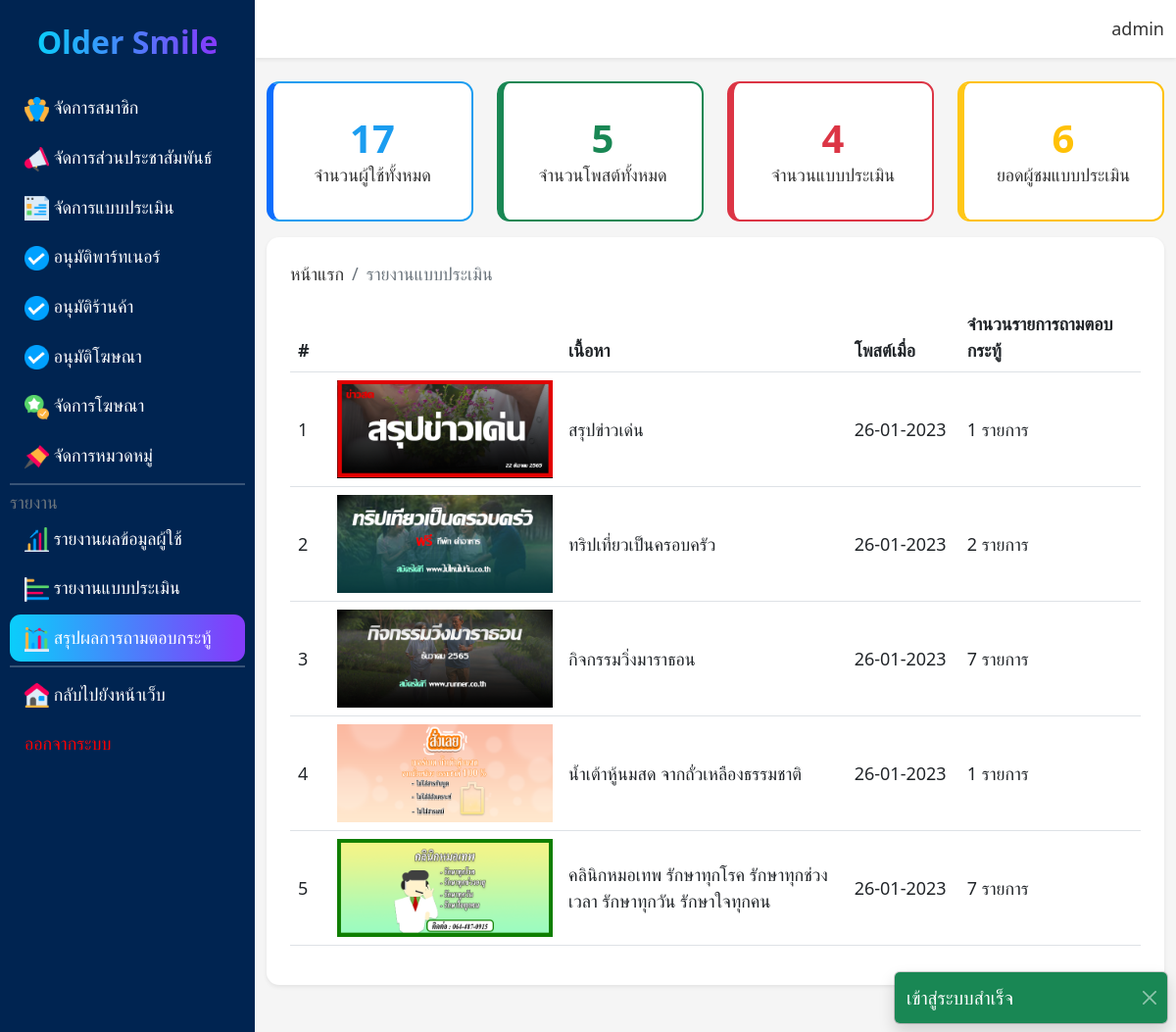
The app's page /admin/re_post.php (signed in) with its own data.
### tables this page shows
CREATE TABLE `comment` (
  `com_id` int(11) NOT NULL,
  `post_id` int(11) NOT NULL,
  `user_id` int(11) NOT NULL,
  `com_body` text NOT NULL,
  `com_created` varchar(30) NOT NULL
);

CREATE TABLE `post` (
  `post_id` int(11) NOT NULL,
  `user_id` int(11) NOT NULL,
  `cat_id` int(11) NOT NULL,
  `post_body` text NOT NULL,
  `post_media` varchar(60) NOT NULL,
  `post_created` varchar(30) NOT NULL
);

### admin/re_post.php (the view, shortened to what this page needs)
<?php
include('../conn.php');
$sql = "SELECT *, COUNT(c.com_id) AS count FROM post AS p LEFT JOIN comment AS c ON p.post_id = c.post_id GROUP BY p.post_id";
$query = mysqli_query($conn,$sql);
$sql1 = "SELECT * FROM user";
$re1 = mysqli_query($conn,$sql1);
$sql2 = "SELECT * FROM post";
$re2 = mysqli_query($conn,$sql2);
$sql3 = "SELECT * FROM question";
$re3 = mysqli_query($conn,$sql3);
$sql4 = "SELECT * FROM ques_answer GROUP BY user_id";
$re4 = mysqli_query($conn,$sql4);
?>
<!DOCTYPE html>
<html lang="en">
<head>
    <link rel="stylesheet" href="../boostrap/bootstrap.min.css">
    <link rel="stylesheet" href="../css/admin.css">
    <link rel="stylesheet" href="../css/base.css">
</head>
<body>
    <?php include('component/alert.php');?>
    <main class="main d-flex">
        <?php include('component/sidebar.php');?>
        <div class="content">
            <?php include('component/navbar.php');?>
            <div class="content-body">
                <div class="container-fluid mt-3 pb-5">
                    <div class="row gy-2 my-3">
                        <div class="col-md-6 col-lg-3">
                            <div class="card py-3 rounded-4 border-primary" style="border-width: 2px!important; border-left: 7px solid #0d6efd!important;">
                                <div class="card-body text-center">
                                    <h1 class="text-primary"><?php echo number_format(mysqli_num_rows($re1))?></h1>
                                    <p>จำนวนผู้ใช้ทั้งหมด</p>
                                </div>
                            </div>
                        </div>
                        <div class="col-md-6 col-lg-3">
                            <div class="card py-3 rounded-4 border-success" style="border-width: 2px!important; border-left: 7px solid #198754!important;">
                                <div class="card-body text-center">
                                    <h1 class="text-success"><?php echo number_format(mysqli_num_rows($re2))?></h1>
                                    <p>จำนวนโพสต์ทั้งหมด</p>
                                </div>
                            </div>
                        </div>
                        <div class="col-md-6 col-lg-3">
                            <div class="card py-3 rounded-4 border-danger" style="border-width: 2px!important; border-left: 7px solid #dc3545!important;">
                                <div class="card-body text-center">
                                    <h1 class="text-danger"><?php echo number_format(mysqli_num_rows($re3))?></h1>
                                    <p>จำนวนแบบประเมิน</p>
                                </div>
                            </div>
                        </div>
                        <div class="col-md-6 col-lg-3">
                            <div class="card py-3 rounded-4 border-warning" style="border-width: 2px!important; border-left: 7px solid #ffc717!important;">
                                <div class="card-body text-center">
                                    <h1 class="text-warning"><?php echo number_format(mysqli_num_rows($re4))?></h1>
                                    <p>ยอดผู้ชมแบบประเมิน</p>
                                </div>
                            </div>
                        </div>
                    </div>
                    <div class="p-4 rounded-4 shadow-sm bg-white">
                        <ol class="breadcrumb">
                            <li class="breadcrumb-item"><a href="../index.php">หน้าแรก</a></li>
                            <li class="breadcrumb-item active">รายงานแบบประเมิน</li>
                        </ol>
                        <div class="table-responsive mt-3">
                            <table class="table table-hover align-middle">
                                <thead>
                                    <tr>
                                        <th style="width: 5%;">#</th>
                                        <th style="width: 15%;"></th>
                                        <th style="width: 40%;">เนื้อหา</th>
                                        <th style="width: 15%;">โพสต์เมื่อ</th>
                                        <th style="width: 25%;">จำนวนรายการถามตอบกระทู้</th>
                                    </tr>
                                </thead>
                                <tbody>
                                    <?php foreach($query as $i => $row):?>
                                    <tr>
                                        <td><?php echo $i+1;?></td>
                                        <td><img src="../img/<?php echo $row['post_media'];?>" height="100" alt=""></td>
                                        <td><?php echo $row['post_body'];?></td>
                                        <td><?php echo $row['post_created'];?></td>
                                        <td><?php echo number_format($row['count']);?> รายการ</td>
                                    </tr>
                                    <?php endforeach;?>
                                </tbody>
                            </table>
                        </div>
                    </div>
                </div>
            </div>
        </div>
    </main>
</body>
</html>

### css/admin.css (style rules this page uses)
.content { width: 100%; }
body { overflow: hidden; }
.content-body { width: 100%; overflow: auto; max-height: 100vh; }

### css/base.css (style rules this page uses)
body { background-color: #f5f5f5!important; font-family: system-ui, -apple-system, BlinkMacSystemFont, 'Segoe UI', Roboto, Oxygen, Ubuntu, Cantarell, 'Open Sans', 'Helvetica Neue', sans-serif!important; font-size: 18px!important; font-weight: 500!important; margin: 0!important; padding: 0!important; }
h1,h2,h3,h4,h5,h6,a,p { color: #333!important; text-decoration: none!important; margin: 0!important; }
h1,h2,h3,h4,h5,h6 { font-weight: 600!important; }
img, video { object-fit: cover!important; }
.rounded-4 { border-radius: 0.8rem!important; }
.text-primary { color: #1b9df0!important; }
.border-primary { border-color: #1b9df0!important; }

### records on screen
comment: post.post_media (picture), post.post_body "สรุปข่าวเด่น", post.post_created "26-01-2023", count "1"
comment: post.post_media (picture), post.post_body "ทริปเที่ยวเป็นครอบครัว", post.post_created "26-01-2023", count "2"
comment: post.post_media (picture), post.post_body "กิจกรรมวิ่งมาราธอน", post.post_created "26-01-2023", count "7"
comment: post.post_media (picture), post.post_body "น้ำเต้าหู้นมสด จากถั่วเหลืองธรรมชาติ", post.post_created "26-01-2023", count "1"
comment: post.post_media (picture), post.post_body "คลินิกหมอเทพ รักษาทุกโรค รักษาทุกช่วงเวลา รักษาทุกวัน รักษาใจทุกคน", post.post_created "26-01-2023", count "7"

### other values on screen
$_SESSION['succ'] "เข้าสู่ระบบสำเร็จ"
$_SESSION['my_name'] "admin"
mysqli_num_rows($re1) "17"
mysqli_num_rows($re2) "5"
mysqli_num_rows($re3) "4"
mysqli_num_rows($re4) "6"
